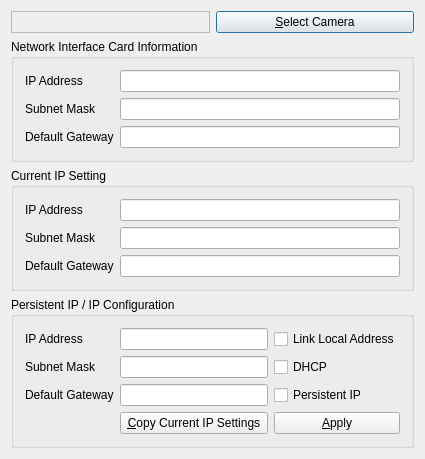
<?xml version="1.0" encoding="UTF-8"?>
<ui version="4.0">
 <class>CGigECameraIPConfigDlg</class>
 <widget class="QDialog" name="CGigECameraIPConfigDlg">
  <property name="geometry">
   <rect>
    <x>0</x>
    <y>0</y>
    <width>390</width>
    <height>394</height>
   </rect>
  </property>
  <property name="windowTitle">
   <string>GigECameraIPConfigDlg</string>
  </property>
  <property name="windowIcon">
   <iconset resource="resource.qrc">
    <normaloff>:/res/GigECameraIPConfig.ico</normaloff>:/res/GigECameraIPConfig.ico</iconset>
  </property>
  <layout class="QVBoxLayout" name="verticalLayout">
   <item>
    <layout class="QHBoxLayout" name="horizontalLayout">
     <item>
      <widget class="QLabel" name="lblTargetDevice">
       <property name="frameShape">
        <enum>QFrame::StyledPanel</enum>
       </property>
       <property name="frameShadow">
        <enum>QFrame::Sunken</enum>
       </property>
       <property name="text">
        <string/>
       </property>
      </widget>
     </item>
     <item>
      <widget class="QPushButton" name="btnSelectCamera">
       <property name="text">
        <string>&amp;Select Camera</string>
       </property>
      </widget>
     </item>
    </layout>
   </item>
   <item>
    <widget class="QGroupBox" name="groupBox">
     <property name="title">
      <string>Network Interface Card Information</string>
     </property>
     <layout class="QFormLayout" name="formLayout">
      <item row="0" column="0">
       <widget class="QLabel" name="label">
        <property name="text">
         <string>IP Address</string>
        </property>
       </widget>
      </item>
      <item row="0" column="1">
       <widget class="QLineEdit" name="txtNIC_IP">
        <property name="enabled">
         <bool>true</bool>
        </property>
        <property name="readOnly">
         <bool>true</bool>
        </property>
       </widget>
      </item>
      <item row="1" column="0">
       <widget class="QLabel" name="label_2">
        <property name="text">
         <string>Subnet Mask</string>
        </property>
       </widget>
      </item>
      <item row="1" column="1">
       <widget class="QLineEdit" name="txtNIC_Mask">
        <property name="enabled">
         <bool>true</bool>
        </property>
        <property name="readOnly">
         <bool>true</bool>
        </property>
       </widget>
      </item>
      <item row="2" column="0">
       <widget class="QLabel" name="label_3">
        <property name="text">
         <string>Default Gateway</string>
        </property>
       </widget>
      </item>
      <item row="2" column="1">
       <widget class="QLineEdit" name="txtNIC_Gateway">
        <property name="enabled">
         <bool>true</bool>
        </property>
        <property name="readOnly">
         <bool>true</bool>
        </property>
       </widget>
      </item>
     </layout>
    </widget>
   </item>
   <item>
    <widget class="QGroupBox" name="groupBox_2">
     <property name="title">
      <string>Current IP Setting</string>
     </property>
     <layout class="QFormLayout" name="formLayout_2">
      <item row="0" column="0">
       <widget class="QLabel" name="label_4">
        <property name="text">
         <string>IP Address</string>
        </property>
       </widget>
      </item>
      <item row="1" column="0">
       <widget class="QLabel" name="label_5">
        <property name="text">
         <string>Subnet Mask</string>
        </property>
       </widget>
      </item>
      <item row="2" column="0">
       <widget class="QLabel" name="label_6">
        <property name="text">
         <string>Default Gateway</string>
        </property>
       </widget>
      </item>
      <item row="2" column="1">
       <widget class="QLineEdit" name="txtCurrent_Gateway">
        <property name="enabled">
         <bool>true</bool>
        </property>
        <property name="readOnly">
         <bool>true</bool>
        </property>
       </widget>
      </item>
      <item row="1" column="1">
       <widget class="QLineEdit" name="txtCurrent_Mask">
        <property name="enabled">
         <bool>true</bool>
        </property>
        <property name="readOnly">
         <bool>true</bool>
        </property>
       </widget>
      </item>
      <item row="0" column="1">
       <widget class="QLineEdit" name="txtCurrent_IP">
        <property name="enabled">
         <bool>true</bool>
        </property>
        <property name="readOnly">
         <bool>true</bool>
        </property>
       </widget>
      </item>
     </layout>
     <zorder>txtCurrent_Mask</zorder>
     <zorder>txtCurrent_IP</zorder>
     <zorder>label_4</zorder>
     <zorder>label_5</zorder>
     <zorder>label_6</zorder>
     <zorder>txtCurrent_Gateway</zorder>
    </widget>
   </item>
   <item>
    <widget class="QGroupBox" name="groupBox_3">
     <property name="title">
      <string>Persistent IP / IP Configuration</string>
     </property>
     <layout class="QGridLayout" name="gridLayout">
      <item row="1" column="1">
       <widget class="QLineEdit" name="txtPersist_Mask"/>
      </item>
      <item row="0" column="1">
       <widget class="QLineEdit" name="txtPersist_IP"/>
      </item>
      <item row="1" column="2">
       <widget class="QCheckBox" name="cbDHCP">
        <property name="text">
         <string>DHCP</string>
        </property>
       </widget>
      </item>
      <item row="3" column="1">
       <layout class="QHBoxLayout" name="horizontalLayout_2">
        <item>
         <spacer name="horizontalSpacer">
          <property name="orientation">
           <enum>Qt::Horizontal</enum>
          </property>
          <property name="sizeHint" stdset="0">
           <size>
            <width>40</width>
            <height>20</height>
           </size>
          </property>
         </spacer>
        </item>
        <item>
         <widget class="QPushButton" name="btnCopy">
          <property name="text">
           <string> &amp;Copy Current IP Settings </string>
          </property>
         </widget>
        </item>
       </layout>
      </item>
      <item row="1" column="0">
       <widget class="QLabel" name="label_8">
        <property name="text">
         <string>Subnet Mask</string>
        </property>
       </widget>
      </item>
      <item row="2" column="0">
       <widget class="QLabel" name="label_9">
        <property name="text">
         <string>Default Gateway</string>
        </property>
       </widget>
      </item>
      <item row="2" column="1">
       <widget class="QLineEdit" name="txtPersist_Gateway"/>
      </item>
      <item row="0" column="0">
       <widget class="QLabel" name="label_7">
        <property name="text">
         <string>IP Address</string>
        </property>
       </widget>
      </item>
      <item row="0" column="2">
       <widget class="QCheckBox" name="cbLLA">
        <property name="text">
         <string>Link Local Address</string>
        </property>
       </widget>
      </item>
      <item row="2" column="2">
       <widget class="QCheckBox" name="cbPersist">
        <property name="text">
         <string>Persistent IP</string>
        </property>
       </widget>
      </item>
      <item row="3" column="2">
       <widget class="QPushButton" name="btnApply">
        <property name="text">
         <string>&amp;Apply</string>
        </property>
       </widget>
      </item>
     </layout>
    </widget>
   </item>
  </layout>
 </widget>
 <layoutdefault spacing="6" margin="11"/>
 <resources>
  <include location="resource.qrc"/>
 </resources>
 <connections/>
</ui>
